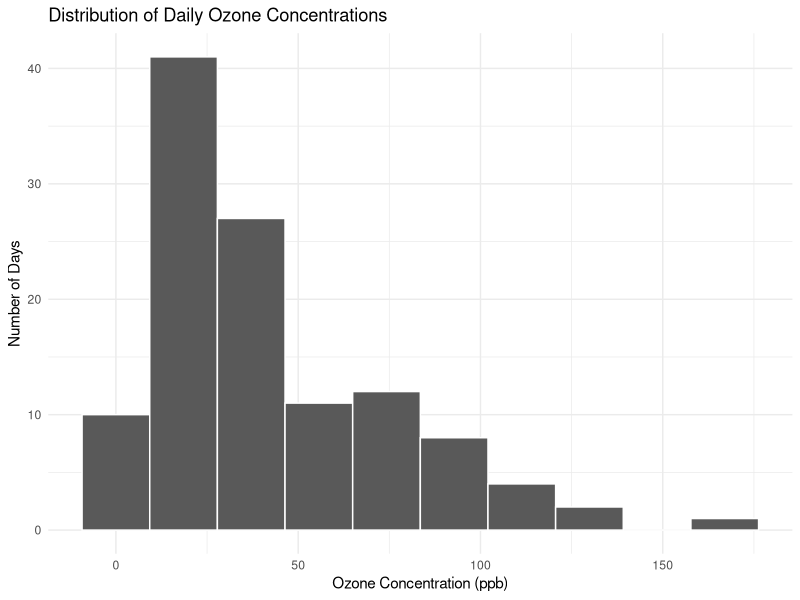
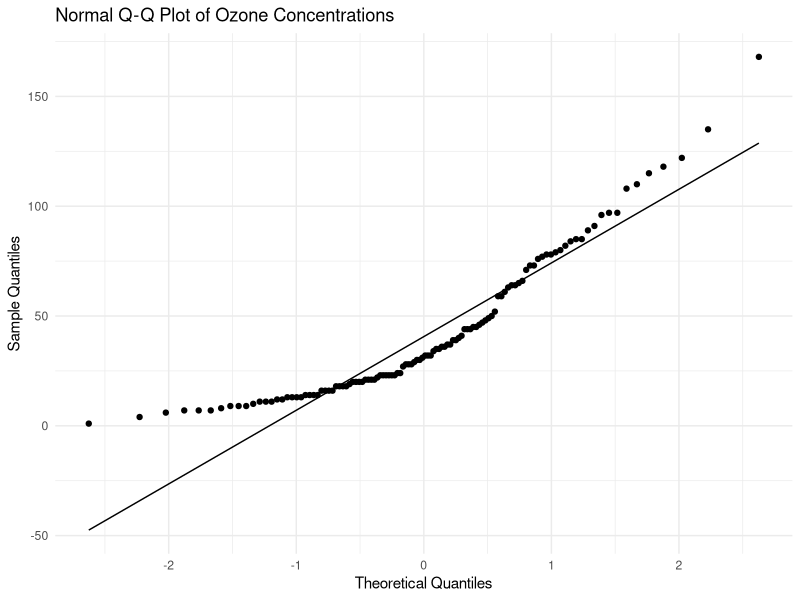
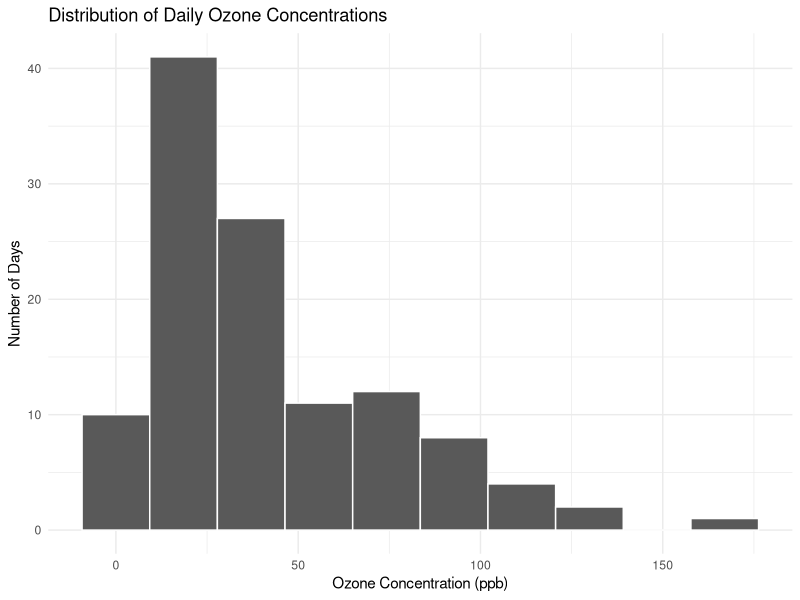
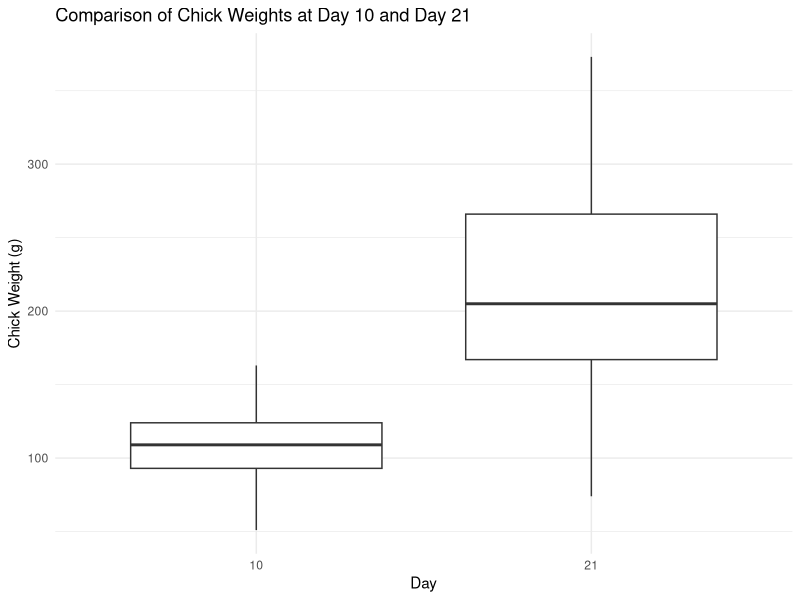
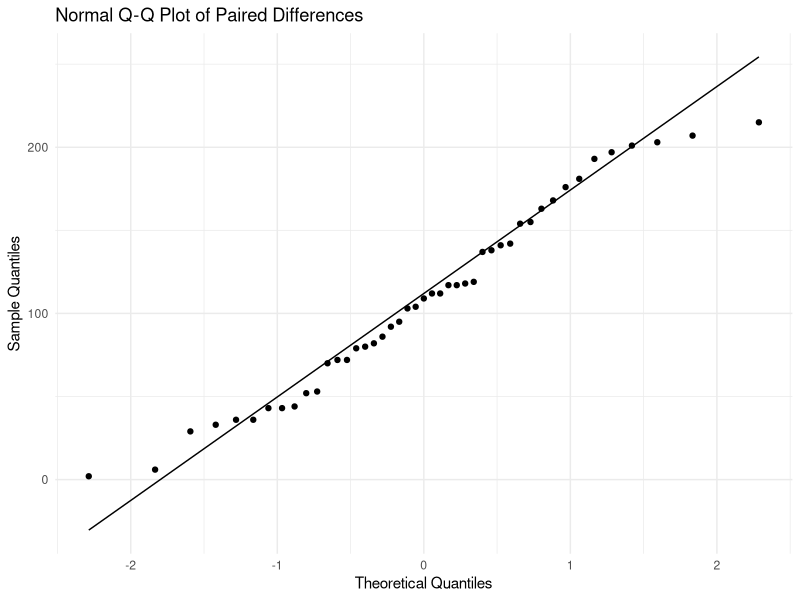
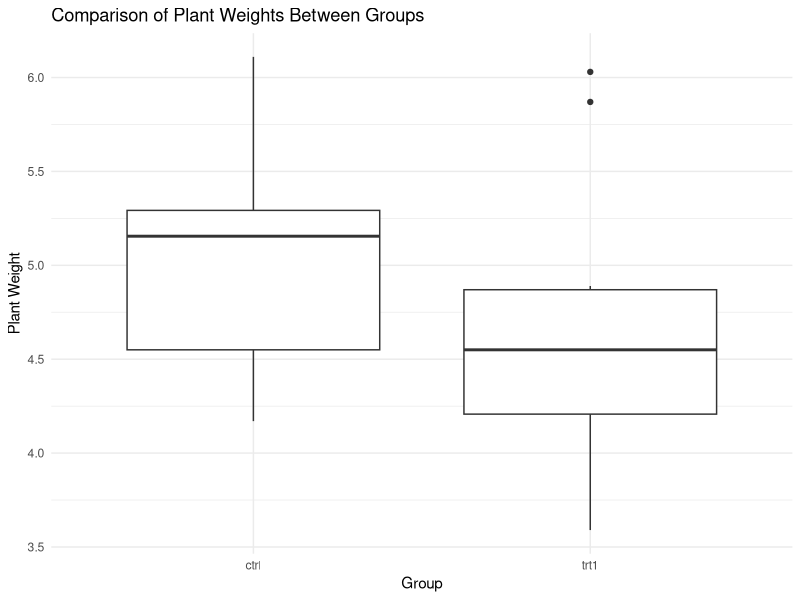
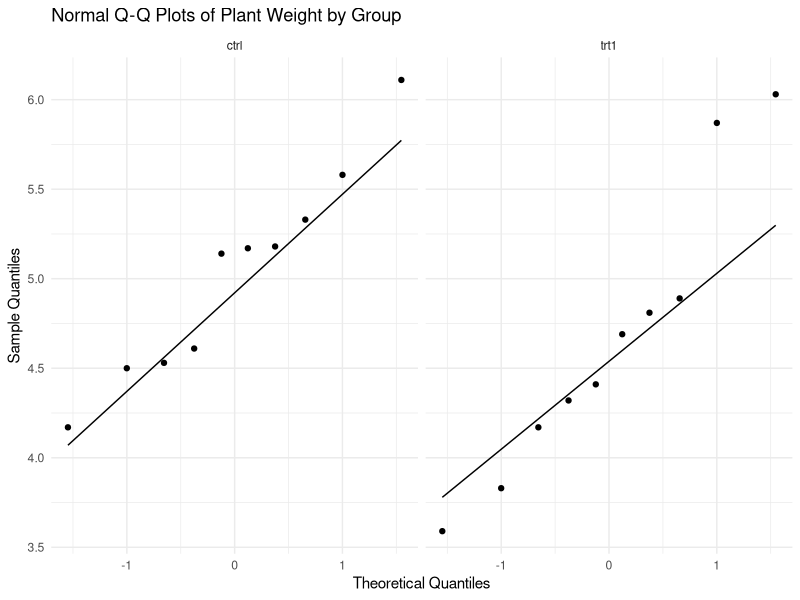

Here is the R script that generated these plots, in order:
## ---- chunk 1
data("airquality")
head(airquality)
str(airquality)
## ---- chunk 2
summary(airquality$Ozone)
## ---- chunk 3
sum(is.na(airquality$Ozone))
sum(!is.na(airquality$Ozone))
## ---- chunk 4
library(tidyverse)

ozone_data <- airquality %>%
  filter(!is.na(Ozone))

head(ozone_data)
## ---- chunk 5
nrow(ozone_data)
## ---- chunk 6
library(ggplot2)
ggplot(ozone_data, aes(x = Ozone)) +
  geom_histogram(bins = 10, color = "white") +
  labs(
    title = "Distribution of Daily Ozone Concentrations",
    x = "Ozone Concentration (ppb)",
    y = "Number of Days"
  ) +
  theme_minimal()
## ---- chunk 7
ggplot(ozone_data, aes(sample = Ozone)) +
  stat_qq() +
  stat_qq_line() +
  labs(
    title = "Normal Q-Q Plot of Ozone Concentrations",
    x = "Theoretical Quantiles",
    y = "Sample Quantiles"
  ) +
  theme_minimal()

ggplot(ozone_data, aes(x = Ozone)) +
  geom_histogram(bins = 10, color = "white") +
  labs(
    title = "Distribution of Daily Ozone Concentrations",
    x = "Ozone Concentration (ppb)",
    y = "Number of Days"
  ) +
  theme_minimal()

shapiro.test(ozone_data$Ozone)
## ---- chunk 8
wilcox.test(
  ozone_data$Ozone,
  mu = 30,
  alternative = "two.sided",
  conf.int = TRUE
)
## ---- chunk 9
data("ChickWeight")

head(ChickWeight)
str(ChickWeight)
summary(ChickWeight)
## ---- chunk 10
chick_data <- ChickWeight %>%
  filter(Time %in% c(10, 21))

chick_wide <- chick_data %>%
  pivot_wider(
    names_from = Time,
    values_from = weight,
    names_prefix = "day"
  )

head(chick_wide)

sum(is.na(chick_wide$day10))
sum(is.na(chick_wide$day21))

chick_wide <- chick_wide %>%
  filter(!is.na(day10), !is.na(day21))

chick_wide <- chick_wide %>%
  mutate(difference = day21 - day10)

head(chick_wide)
nrow(chick_wide)
summary(chick_wide$difference)
## ---- chunk 11
ggplot(chick_data, aes(x = factor(Time), y = weight)) +
  geom_boxplot() +
  labs(
    title = "Comparison of Chick Weights at Day 10 and Day 21",
    x = "Day",
    y = "Chick Weight (g)"
  ) +
  theme_minimal()
## ---- chunk 12
ggplot(chick_wide, aes(sample = difference)) +
  stat_qq() +
  stat_qq_line() +
  labs(
    title = "Normal Q-Q Plot of Paired Differences",
    x = "Theoretical Quantiles",
    y = "Sample Quantiles"
  ) +
  theme_minimal()

shapiro.test(chick_wide$difference)
## ---- chunk 13
t.test(
  chick_wide$day21,
  chick_wide$day10,
  paired = TRUE
)
## ---- chunk 14
data("PlantGrowth")

head(PlantGrowth)
str(PlantGrowth)
summary(PlantGrowth)
## ---- chunk 15
data_subset <- PlantGrowth %>%
  filter(group %in% c("ctrl", "trt1"))

head(data_subset)

table(data_subset$group)

data_subset <- droplevels(data_subset)

table(data_subset$group)
## ---- chunk 16
ggplot(data_subset, aes(x = group, y = weight)) +
  geom_boxplot() +
  labs(
    title = "Comparison of Plant Weights Between Groups",
    x = "Group",
    y = "Plant Weight"
  ) +
  theme_minimal()
## ---- chunk 17
data_subset %>%
  group_by(group) %>%
  summarise(
    n = n(),
    mean_weight = mean(weight),
    sd_weight = sd(weight)
  )
## ---- chunk 18
ggplot(data_subset, aes(sample = weight)) +
  stat_qq() +
  stat_qq_line() +
  facet_wrap(~group) +
  labs(
    title = "Normal Q-Q Plots of Plant Weight by Group",
    x = "Theoretical Quantiles",
    y = "Sample Quantiles"
  ) +
  theme_minimal()

shapiro.test(
  data_subset$weight[data_subset$group == "ctrl"]
)

shapiro.test(
  data_subset$weight[data_subset$group == "trt1"]
)
## ---- chunk 19
library(car)

leveneTest(
  weight ~ group,
  data = data_subset
)
## ---- chunk 20
t.test(
  weight ~ group,
  data = data_subset
)
